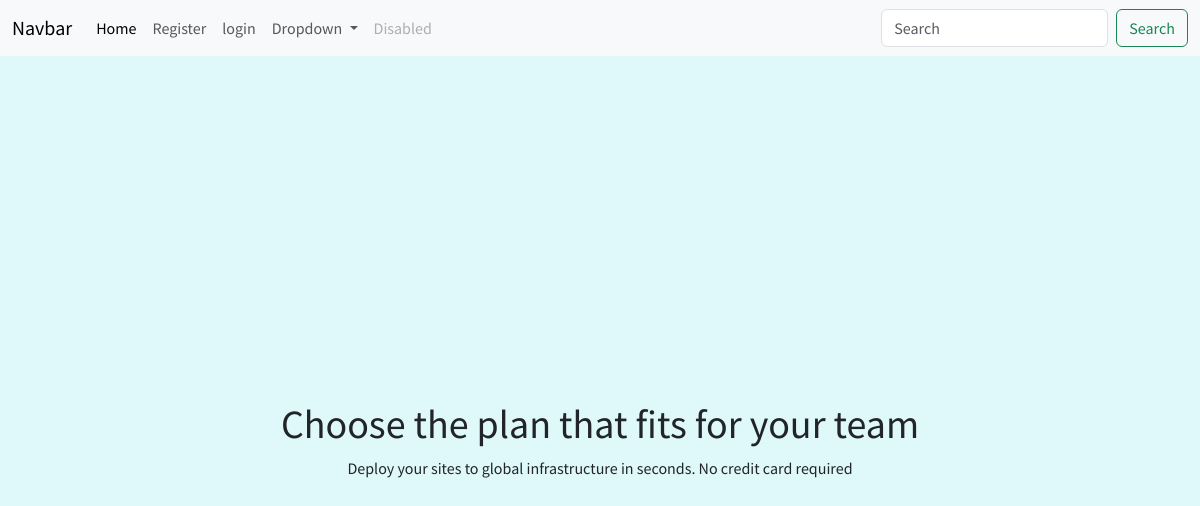
The page /Subscription/plans/ (signed in) on the database as committed earlier.
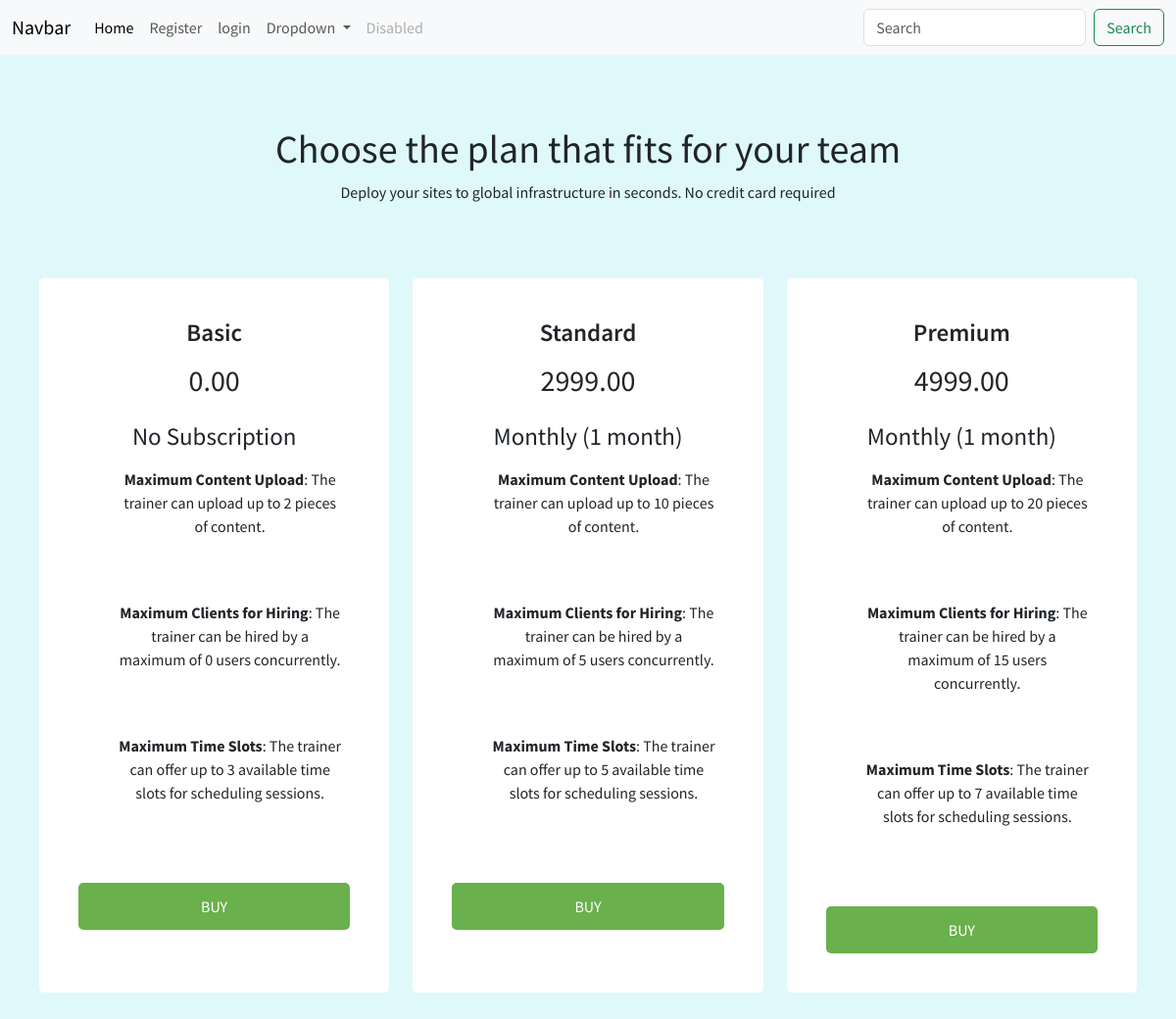
The same page on the database as committed later.
### subscription/models.py (models this page shows, shortened)
class SubscriptionPlanTrainer(models.Model):
    name=models.CharField(max_length=50)
    price = models.DecimalField(decimal_places=2,max_digits=6)
    duration = models.CharField(choices=duration_choices,max_length=50)
    features = RichTextField()

### subscription/views.py (the view)
# urls.py: path('plans/',SubscriptionPlan.as_view(),name='subscription_plans'),
class SubscriptionPlan(TrainerRequiredMixin,View):
    def get(self,request):
        plans = SubscriptionPlanTrainer.objects.all()
        return render(request,'subscription/subscription_plan.html',{'plans':plans})

### account/mixins.py (called while the page is built)
    def test_func(self):
        print("===========>test func of mixin")
        return self.request.user.has_perm('account.is_trainer')

### subscription/templates/subscription/subscription_plan.html
{% extends "base.html" %}
{% block add_css %}
{% load static %}
<link href="{% static 'subscription\css\subscription_plan.css' %}" rel="stylesheet">
{% endblock %}
{% block content %}
<div class = "card_body">
    <h1>Choose the plan that fits for your team</h1>
    <p>
      Deploy your sites to global infrastructure in seconds. No credit card
      required
    </p>
    <div class="pricing row">
      {% for plan in plans %}
      <div class="plan col">
        <h2 class="plan_name">{{plan.name}}</h2>
        <div class="price">{{plan.price}}</div>
        <p class="duration">{{plan.get_duration_display}}</p>
        <ul class="features">
          <li>{{plan.features|safe}}</li>
        </ul>
        <a href="{% url 'buy_subscription' plan.id %}">
          <button type="submit">BUY</button>
        </a>
      </div>
      {% endfor %}
    </div>
</div>
{% endblock %}

### templates/base.html (shortened to what this page needs)
{% load static %}
<!DOCTYPE html>
<html lang="en">
<head>
    <link href="https://cdn.jsdelivr.net/npm/bootstrap@5.3.3/dist/css/bootstrap.min.css" rel="stylesheet">
    {% block add_css %}
    {% endblock %}
</head>
<body>
    <nav class="navbar navbar-expand-lg bg-body-tertiary">
        <div class="container-fluid">
          <a class="navbar-brand" href="#">Navbar</a>
          <div class="collapse navbar-collapse" id="navbarSupportedContent">
            <ul class="navbar-nav me-auto mb-2 mb-lg-0">
              <li class="nav-item">
                <a class="nav-link active" aria-current="page" href="/">Home</a>
              </li>
              <li class="nav-item">
                <a class="nav-link" href="{% url 'register_trainer' %}">Register</a>
              </li>
              <li class="nav-item">
                <a class="nav-link" href="{% url 'Login_User_'%}">login</a>
              </li>
              <li class="nav-item dropdown">
                <a class="nav-link dropdown-toggle" href="#" role="button" data-bs-toggle="dropdown" aria-expanded="false">
                  Dropdown
                </a>
              </li>
              <li class="nav-item">
                <a class="nav-link disabled" aria-disabled="true">Disabled</a>
              </li>
            </ul>
            <form class="d-flex" role="search">
              <input class="form-control me-2" type="search" placeholder="Search" aria-label="Search">
              <button class="btn btn-outline-success" type="submit">Search</button>
            </form>
          </div>
        </div>
    </nav>
      {% block content %}
      {% endblock %}
</body>
</html>

### subscription/static/subscription/css/subscription_plan.css (style rules this page uses)
* { margin: 0; padding: 0; box-sizing: border-box; font-family: "Source Sans Pro", sans-serif; }
.card_body { background-color: #dff9fb; min-height: 100vh; display: flex; flex-direction: column; justify-content: center; padding : 40px; }
h1 { text-align: center; margin-top: 2rem; }
p { text-align: center; margin-bottom: 4rem; }

Rows that differ between the two databases and show on the page:
added SubscriptionPlanTrainer: name "Basic", price "0.00", duration "No Subscription", features "Maximum Content Upload : The trainer can upload up to 2 pieces of content. Maximum Clients for Hiring : The trainer can be hired by a maximum of 0 users concurrently. Maximum Time Slots : The trainer can offer up to 3 available time slots for scheduling sessions."
added SubscriptionPlanTrainer: name "Standard", price "2999.00", duration "Monthly (1 month)", features "Maximum Content Upload : The trainer can upload up to 10 pieces of content. Maximum Clients for Hiring : The trainer can be hired by a maximum of 5 users concurrently. Maximum Time Slots : The trainer can offer up to 5 available time slots for scheduling sessions."
added SubscriptionPlanTrainer: name "Premium", price "4999.00", duration "Monthly (1 month)", features "Maximum Content Upload : The trainer can upload up to 20 pieces of content. Maximum Clients for Hiring : The trainer can be hired by a maximum of 15 users concurrently. Maximum Time Slots : The trainer can offer up to 7 available time slots for scheduling sessions."
